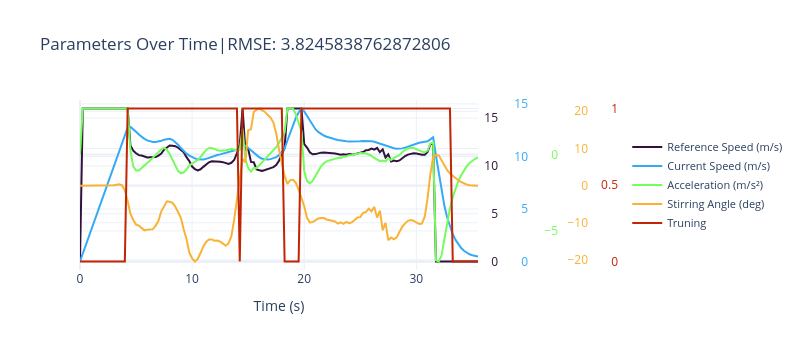
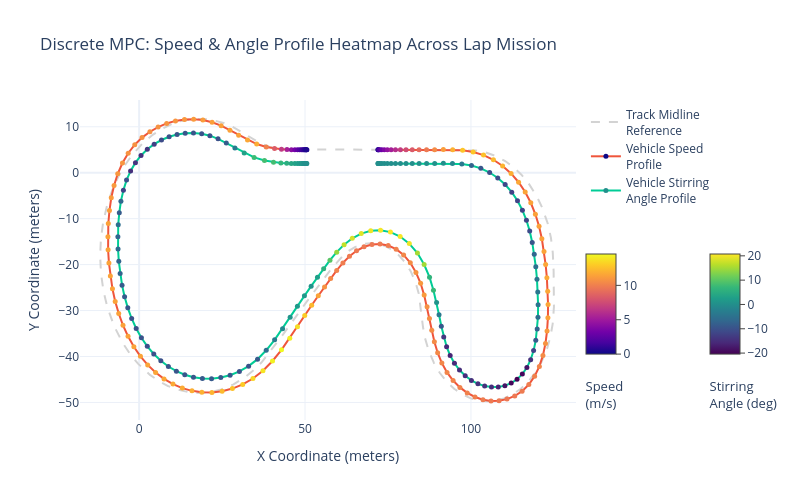

Notebook source saved alongside these figures, in order:
### Code cell
#PlotSeriesPLY(xSeries,ySeries,names,xLabel='Time (s)',title=f'Parameters Over Time|RMSE: {score}')
PlotSeriesPLT(xSeries[:2],ySeries[:2],names[:2],title=f'RMSE: {score:.2f}')
PlotSeriesPLY(xSeries,ySeries,names,xLabel='Time (s)',title=f'Parameters Over Time|RMSE: {score}')
PlotMPCTracksPLY(data,width=800,height=500)

### Figure 1 — Plotly figure (JSON) as saved in the notebook; plotly's stock layout.template omitted (floating-point values rounded to 4 significant figures; data arrays with more than 128 entries replaced by an {"elided": "..."} marker saying what was removed)
{"data": [{"line": {"color": "rgb(48, 18, 59)"}, "mode": "lines", "name": "Reference Speed (m/s)", "text": {"elided": "143 str values"}, "type": "scatter", "x": {"elided": "143 float values"}, "y": {"elided": "143 float values"}, "yaxis": "y"}, {"line": {"color": "rgb(52, 169, 246)"}, "mode": "lines", "name": "Current Speed (m/s)", "text": {"elided": "143 str values"}, "type": "scatter", "x": {"elided": "143 float values"}, "y": {"elided": "143 float values"}, "yaxis": "y2"}, {"line": {"color": "rgb(117, 252, 93)"}, "mode": "lines", "name": "Acceleration (m/s²)", "text": {"elided": "143 str values"}, "type": "scatter", "x": {"elided": "143 float values"}, "y": {"elided": "143 float values"}, "yaxis": "y3"}, {"line": {"color": "rgb(248, 179, 52)"}, "mode": "lines", "name": "Stirring Angle (deg)", "text": {"elided": "143 str values"}, "type": "scatter", "x": {"elided": "143 float values"}, "y": {"elided": "143 float values"}, "yaxis": "y4"}, {"line": {"color": "rgb(193, 37, 3)"}, "mode": "lines", "name": "Truning", "text": {"elided": "143 str values"}, "type": "scatter", "x": {"elided": "143 float values"}, "y": {"elided": "144 int values"}, "yaxis": "y5"}], "layout": {"height": 350, "legend": {"font": {"size": 11}, "x": 1.375, "xanchor": "left", "y": 0.5, "yanchor": "middle"}, "title": {"text": "Parameters Over Time|RMSE: 3.8245838762872806"}, "width": 800, "xaxis": {"title": {"text": "Time (s)"}}, "yaxis": {"anchor": "free", "position": 1, "shift": 20, "side": "left", "tickfont": {"color": "rgb(48, 18, 59)"}}, "yaxis2": {"anchor": "free", "automargin": true, "overlaying": "y", "position": 1, "shift": 50, "side": "left", "tickfont": {"color": "rgb(52, 169, 246)"}}, "yaxis3": {"anchor": "free", "automargin": true, "overlaying": "y", "position": 1, "shift": 80, "side": "left", "tickfont": {"color": "rgb(117, 252, 93)"}}, "yaxis4": {"anchor": "free", "automargin": true, "overlaying": "y", "position": 1, "shift": 110, "side": "left", "tickfont": {"color": "rgb(248, 179, 52)"}}, "yaxis5": {"anchor": "free", "automargin": true, "overlaying": "y", "position": 1, "shift": 140, "side": "left", "tickfont": {"color": "rgb(193, 37, 3)"}}}}

### Figure 2 — Plotly figure (JSON) as saved in the notebook; plotly's stock layout.template omitted (floating-point values rounded to 4 significant figures; data arrays with more than 128 entries replaced by an {"elided": "..."} marker saying what was removed)
{"data": [{"line": {"color": "lightgray", "dash": "dash", "width": 2}, "mode": "lines", "name": "Track Midline<br>Reference", "type": "scatter", "x": {"elided": "5000 float values"}, "y": {"elided": "5000 float values"}}, {"hoverinfo": "text+x+y", "marker": {"cmax": 14.56, "cmin": 0, "color": {"elided": "143 float values"}, "colorbar": {"len": 0.5, "ticks": "outside", "title": {"font": {"size": 13}, "side": "bottom", "text": "Speed<br>(m/s)"}, "x": 1, "y": 0.3, "yanchor": "middle"}, "colorscale": [[0, "#0d0887"], [0.1111, "#46039f"], [0.2222, "#7201a8"], [0.3333, "#9c179e"], [0.4444, "#bd3786"], [0.5556, "#d8576b"], [0.6667, "#ed7953"], [0.7778, "#fb9f3a"], [0.8889, "#fdca26"], [1, "#f0f921"]], "showscale": true, "size": 5}, "mode": "lines+markers", "name": "Vehicle Speed<br>Profile", "text": {"elided": "143 str values"}, "type": "scatter", "x": {"elided": "143 float values"}, "y": {"elided": "143 float values"}}, {"hoverinfo": "text+x+y", "line": {"width": 2}, "marker": {"cmax": 20.75, "cmin": -20.41, "color": {"elided": "143 float values"}, "colorbar": {"len": 0.5, "ticks": "outside", "title": {"font": {"size": 13}, "side": "bottom", "text": "Stirring<br>Angle (deg)"}, "x": 1.25, "y": 0.3, "yanchor": "middle"}, "colorscale": [[0, "#440154"], [0.1111, "#482878"], [0.2222, "#3e4989"], [0.3333, "#31688e"], [0.4444, "#26828e"], [0.5556, "#1f9e89"], [0.6667, "#35b779"], [0.7778, "#6ece58"], [0.8889, "#b5de2b"], [1, "#fde725"]], "showscale": true, "size": 5}, "mode": "lines+markers", "name": "Vehicle Stirring<br>Angle Profile", "text": {"elided": "143 str values"}, "type": "scatter", "x": {"elided": "143 float values"}, "y": {"elided": "143 float values"}}], "layout": {"height": 500, "legend": {"x": 1.02, "xanchor": "left", "y": 1, "yanchor": "top"}, "showlegend": true, "title": {"text": "Discrete MPC: Speed & Angle Profile Heatmap Across Lap Mission"}, "width": 800, "xaxis": {"title": {"text": "X Coordinate (meters)"}}, "yaxis": {"title": {"text": "Y Coordinate (meters)"}}}}
